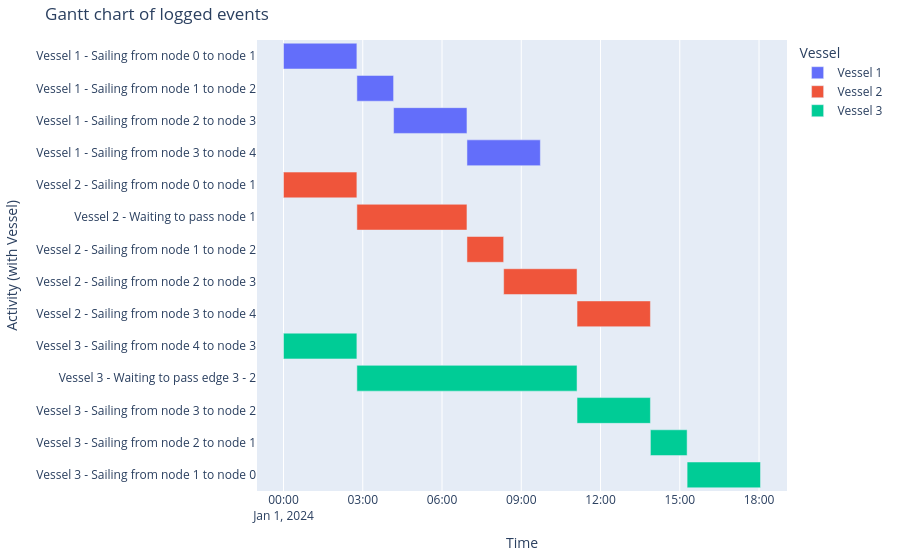

Notebook code cell kept with this figure:
### Code cell
generate_vessel_gantt_chart(df_eventtable)

### Figure 1 — Plotly figure (JSON) as saved in the notebook; plotly's stock layout.template omitted (floating-point values rounded to 4 significant figures)
{"data": [{"base": ["2024-01-01T00:00:00.000000", "2024-01-01T02:46:40.000000", "2024-01-01T04:10:00.000000", "2024-01-01T06:56:40.000000"], "hovertemplate": "object name=Vessel 1<br>start time=%{base}<br>stop time=%{x}<br>activity label=%{y}<extra></extra>", "legendgroup": "Vessel 1", "marker": {"color": "#636efa", "pattern": {"shape": ""}}, "name": "Vessel 1", "orientation": "h", "showlegend": true, "textposition": "auto", "type": "bar", "x": [10000000, 5000000, 10000000, 10000000], "xaxis": "x", "y": ["Vessel 1 - Sailing from node 0 to node 1", "Vessel 1 - Sailing from node 1 to node 2", "Vessel 1 - Sailing from node 2 to node 3", "Vessel 1 - Sailing from node 3 to node 4"], "yaxis": "y"}, {"base": ["2024-01-01T00:00:00.000000", "2024-01-01T02:46:40.000000", "2024-01-01T06:56:40.000000", "2024-01-01T08:20:00.000000", "2024-01-01T11:06:40.000000"], "hovertemplate": "object name=Vessel 2<br>start time=%{base}<br>stop time=%{x}<br>activity label=%{y}<extra></extra>", "legendgroup": "Vessel 2", "marker": {"color": "#EF553B", "pattern": {"shape": ""}}, "name": "Vessel 2", "orientation": "h", "showlegend": true, "textposition": "auto", "type": "bar", "x": [10000000, 15000000, 5000000, 10000000, 10000000], "xaxis": "x", "y": ["Vessel 2 - Sailing from node 0 to node 1", "Vessel 2 - Waiting to pass node 1", "Vessel 2 - Sailing from node 1 to node 2", "Vessel 2 - Sailing from node 2 to node 3", "Vessel 2 - Sailing from node 3 to node 4"], "yaxis": "y"}, {"base": ["2024-01-01T00:00:00.000000", "2024-01-01T02:46:40.000000", "2024-01-01T11:06:40.000000", "2024-01-01T13:53:20.000000", "2024-01-01T15:16:40.000000"], "hovertemplate": "object name=Vessel 3<br>start time=%{base}<br>stop time=%{x}<br>activity label=%{y}<extra></extra>", "legendgroup": "Vessel 3", "marker": {"color": "#00cc96", "pattern": {"shape": ""}}, "name": "Vessel 3", "orientation": "h", "showlegend": true, "textposition": "auto", "type": "bar", "x": [10000000, 30000000, 10000000, 5000000, 10000000], "xaxis": "x", "y": ["Vessel 3 - Sailing from node 4 to node 3", "Vessel 3 - Waiting to pass edge 3 - 2", "Vessel 3 - Sailing from node 3 to node 2", "Vessel 3 - Sailing from node 2 to node 1", "Vessel 3 - Sailing from node 1 to node 0"], "yaxis": "y"}], "layout": {"barmode": "overlay", "legend": {"title": {"text": "Vessel"}, "tracegroupgap": 0}, "margin": {"b": 20, "l": 20, "r": 20, "t": 40}, "title": {"text": "Gantt chart of logged events"}, "xaxis": {"anchor": "y", "domain": [0, 1], "title": {"text": "Time"}, "type": "date"}, "yaxis": {"anchor": "x", "autorange": "reversed", "domain": [0, 1], "title": {"text": "Activity (with Vessel)"}}}}
